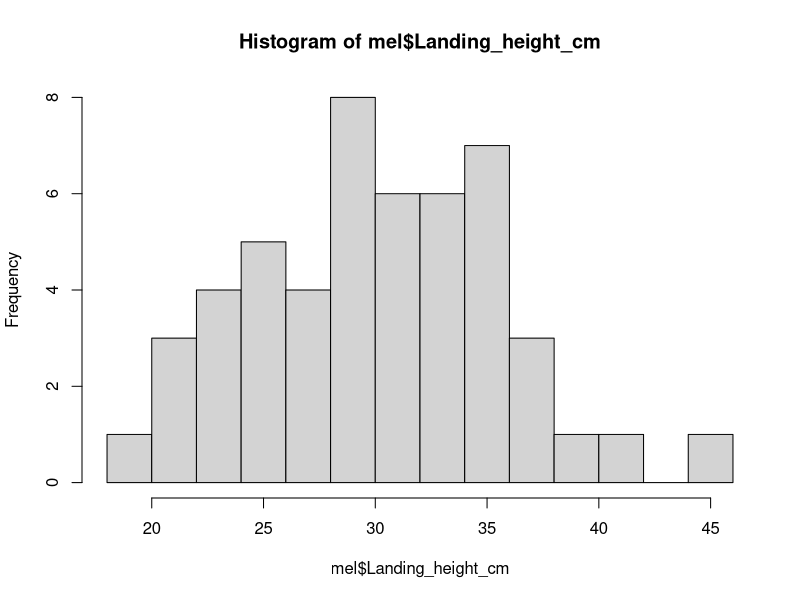
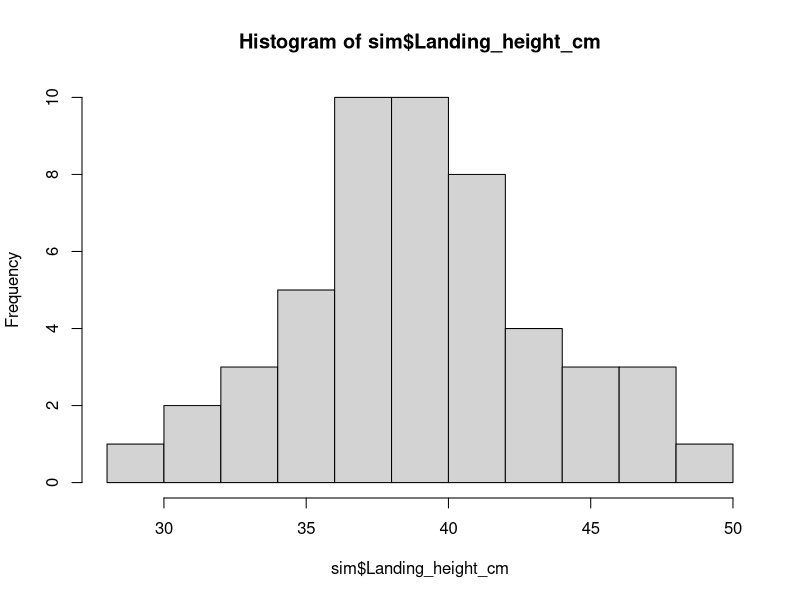
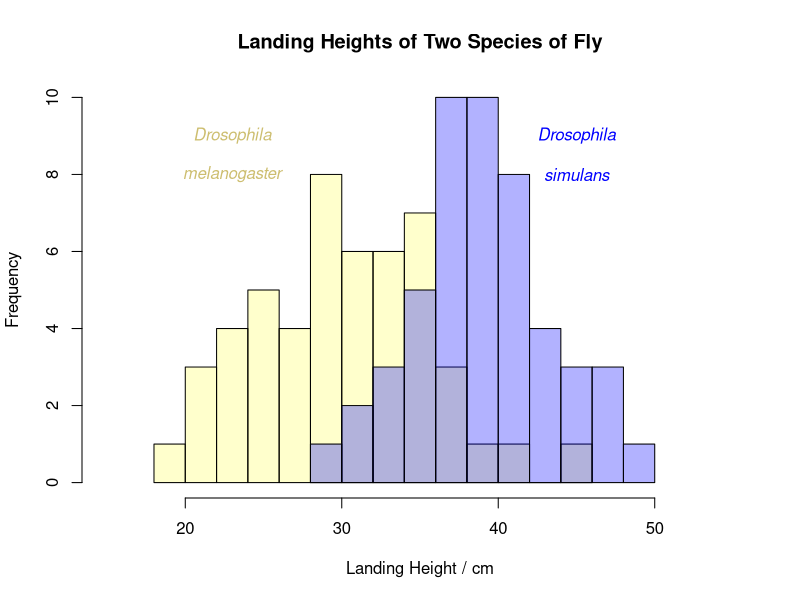
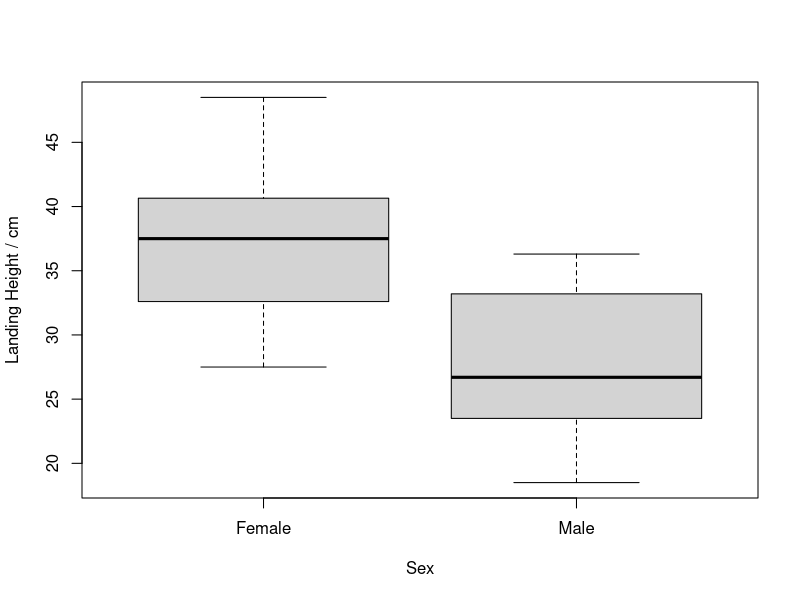

The R script that drew these images, in order:
# EMBO Drosophila Course - Flight Performance Data Analysis Normal R Script
# James Tan of the Pallares Lab, Friedrich Miescher Laboratory of the Max Planck Institute


############################################
## Required Packages
############################################

# Base R will suffice


############################################
## Set working directory and import datasets
############################################

# Change these out for the actual dataset obtained in the course
setwd("C:/Users/jtanshengyi/Desktop/Teaching/EMBO_DrosGen_Course_2023/Data/")
flight_data <- read.csv('DummyFlightExperimentData.csv')


############################################
## Plot distributions of data - histograms
############################################

# E.g., to visualize differences between two species. 
# Substitute 'Species ==' for 'Sex ==' or 'Population ==' to test the other hypotheses.

# D. melanogaster only
mel <- subset(flight_data, Species == 'melanogaster')
mel_flight <- hist(mel$Landing_height_cm,breaks = 15)

# D. simulans only
sim <- subset(flight_data, Species == 'simulans')
sim_flight <- hist(sim$Landing_height_cm,breaks=10)

# Combined - as seen in presentation
plot(mel_flight,col = adjustcolor( "yellow", alpha.f = 0.2),xlim = c(15,55),ylim=c(0,10),xlab='Landing Height / cm',
     main = 'Landing Heights of Two Species of Fly')
plot(sim_flight,col = adjustcolor( "blue", alpha.f = 0.3), add = T)
text(23,9,substitute(paste(italic('Drosophila'))),col='lightgoldenrod3')
text(23,8,substitute(paste(italic('melanogaster'))),col='lightgoldenrod3')
text(45,9,substitute(paste(italic('Drosophila'))),col='blue')
text(45,8,substitute(paste(italic('simulans'))),col='blue')


############################################
## Plot distributions of data - boxplots
############################################

boxplot(flight_data$Landing_height_cm~flight_data$Sex,xlab='Sex',ylab='Landing Height / cm')


############################################
## F-test
############################################
#Used to test whether the variance of two sample populations are not significantly different from each other. Oftentimes, this is used as prerequisite for the t-test to test the assumption of equal variances. However, it can be a standalone test too if you are interested in measuring the variance rather than the mean.

var.test(flight_data$Landing_height_cm~flight_data$Sex)


############################################
## t-test
############################################
#Used to test whether the mean flight peformance of two sample populations are not significantly different from each other. 
# Use this test if the two distributions you want to compare appear to be normal (i.e., Gaussian) distributions and have equal variances based on the F test. 

t.test(flight_data$Landing_height_cm~flight_data$Sex)


############################################
## Wilcoxon tests
############################################
# Used to test whether the median value of two sample populations are not significantly different from each other. If the equal variances assumption is violated, this is one popular hypothesis test for differences between two sample populations.

wilcox.test(flight_data$Landing_height_cm~flight_data$Sex)


############################################
## Kolmogorov-Smirnoff tests
############################################
# Used to test whether the shape of two distributions are significantly different from one another. If the equal variances assumption is violated, this is another hypothesis test for differences between two sample populations.

ks.test(flight_data$Landing_height_cm~flight_data$Sex)

